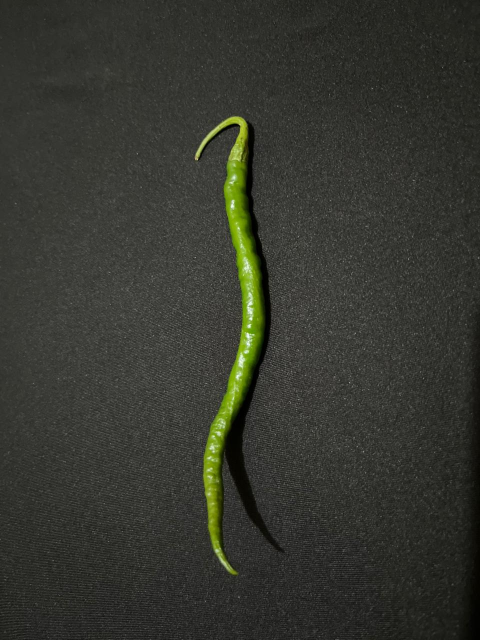
#> input picture belum matang/BM10.jpeg, 960 x 1280 px (shown at 1/2 size); its folder holds only this picture in this run
$ python -i app.py   (imports and definitions only)   (older library calls are emulated)
#> lines starting #> are read from the running program, lines starting #| are printed output that depends on the picture; after the words box and inside, x2 and y2 are one past the last pixel; in counts of white or black regions, pixels touching at a corner belong together
import streamlit as st
import zipfile
import shutil
import os
import cv2
import numpy as np
import pandas as pd
from skimage.feature import graycomatrix, graycoprops
from sklearn.preprocessing import StandardScaler
from sklearn.model_selection import train_test_split
from sklearn.svm import SVC
from sklearn.metrics import classification_report, confusion_matrix, accuracy_score
import pickle
from PIL import Image
import tempfile

# ================================================================
# KONFIGURASI PATH MODEL (UNTUK DEPLOYMENT STREAMLIT)
# ================================================================
# Model ada di root directory (sama level dengan app.py)
MODEL_PATH = "model_svm.pkl"
SCALER_PATH = "scaler.pkl"

# ================================================================
# CUSTOM CSS UNTUK TAMPILAN LEBIH MENARIK
# ================================================================
# [81 lines not run here, left out]

# ================================================================
# FUNGSI PREPROCESSING
# ================================================================
def segment_hsv(image):
    """Segmentasi multi-warna cabai: hijau, hijau kekuningan, merah, merah kekuningan"""
    hsv = cv2.cvtColor(image, cv2.COLOR_BGR2HSV)

    lower_green = np.array([35, 40, 40])
    upper_green = np.array([85, 255, 255])
    mask_green = cv2.inRange(hsv, lower_green, upper_green)

    lower_yellow_green = np.array([25, 40, 40])
    upper_yellow_green = np.array([35, 255, 255])
    mask_yellow_green = cv2.inRange(hsv, lower_yellow_green, upper_yellow_green)

    lower_red1 = np.array([0, 70, 50])
    upper_red1 = np.array([10, 255, 255])
    lower_red2 = np.array([170, 70, 50])
    upper_red2 = np.array([180, 255, 255])
    mask_red = cv2.inRange(hsv, lower_red1, upper_red1) + cv2.inRange(hsv, lower_red2, upper_red2)

    lower_orange = np.array([10, 50, 50])
    upper_orange = np.array([25, 255, 255])
    mask_orange = cv2.inRange(hsv, lower_orange, upper_orange)

    return mask_green + mask_yellow_green + mask_red + mask_orange

def apply_morphology(mask):
    """Opening + Closing untuk hilangkan noise"""
    kernel_open = np.ones((5, 5), np.uint8)
    kernel_close = np.ones((9, 9), np.uint8)
    opening = cv2.morphologyEx(mask, cv2.MORPH_OPEN, kernel_open, iterations=2)
    closing = cv2.morphologyEx(opening, cv2.MORPH_CLOSE, kernel_close, iterations=2)
    return closing

def apply_mask_to_image(image, mask):
    """Isolasi objek dari background"""
    mask_3ch = cv2.cvtColor(mask, cv2.COLOR_GRAY2BGR)
    return cv2.bitwise_and(image, mask_3ch)

def crop_object_with_padding(image, mask):
    """Crop objek dengan padding proporsional (30%)"""
    contours, _ = cv2.findContours(mask, cv2.RETR_EXTERNAL, cv2.CHAIN_APPROX_SIMPLE)

    if len(contours) == 0:
        return image

    c = max(contours, key=cv2.contourArea)
    x, y, w, h = cv2.boundingRect(c)

    padding_w = int(w * 0.3)
    padding_h = int(h * 0.3)

    x = max(0, x - padding_w)
    y = max(0, y - padding_h)
    w = min(image.shape[1] - x, w + 2 * padding_w)
    h = min(image.shape[0] - y, h + 2 * padding_h)

    return image[y:y+h, x:x+w]

def resize_with_padding(image, target_size=664):
    """Resize dengan aspect ratio + padding hitam"""
    h, w = image.shape[:2]
    scale = min(target_size / w, target_size / h)

    new_w = int(w * scale)
    new_h = int(h * scale)
    resized = cv2.resize(image, (new_w, new_h), interpolation=cv2.INTER_AREA)

    canvas = np.zeros((target_size, target_size, 3), dtype=np.uint8)

    y_offset = (target_size - new_h) // 2
    x_offset = (target_size - new_w) // 2
    canvas[y_offset:y_offset+new_h, x_offset:x_offset+new_w] = resized

    return canvas

def preprocess_image(image):
    """Pipeline preprocessing lengkap"""
    resized = cv2.resize(image, (664, 664))
    mask = segment_hsv(resized)
    morph = apply_morphology(mask)
    masked = apply_mask_to_image(resized, morph)
    cropped = crop_object_with_padding(masked, morph)
    final = resize_with_padding(cropped, target_size=664)

    return final, mask, masked, cropped

# ================================================================
# FUNGSI EKSTRAKSI FITUR
# ================================================================
# [37 lines left out: functions extract_hsv_features, extract_glcm_features, extract_features, not called in this run]

# ================================================================
# STREAMLIT UI
# ================================================================
# [19 lines not run here, left out]
# [5 lines that did not run here, left out]

# Sidebar info
# [10 lines not run here, left out]

# Mapping label
label_map_str_to_int = {
    "belum matang": 0,
    "matang": 1,
    "kematangan": 2
}

label_map_int_to_str = {
    0: "Belum Matang",
    1: "Matang",
    2: "Kematangan"
}

label_colors = {
    0: "🟢", 1: "🔴", 2: "🟠",
    "belum matang": "🟢", "matang": "🔴", "kematangan": "🟠",
    "Belum Matang": "🟢", "Matang": "🔴", "Kematangan": "🟠"
}

# ================================================================
# MENU TRAINING MODEL
# ================================================================
# [422 lines not run here, left out]

>>> import cv2
>>> picture = cv2.imread('belum matang/BM10.jpeg')
#> picture is the input picture: shape (1280, 960, 3); mean B, G, R 47.1, 54.8, 53.2
>>> result = preprocess_image(picture)
#> in preprocess_image, `resized = cv2.resize(image, (664, 664))`:
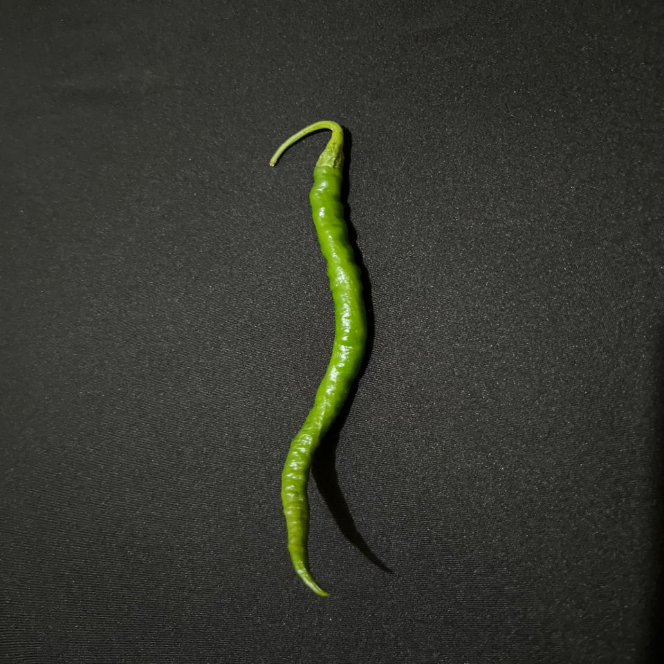
#> resized: shape (664, 664, 3); mean B, G, R 47, 54.7, 53
#> in segment_hsv, `mask_green = cv2.inRange(hsv, lower_green, upper_green)`:
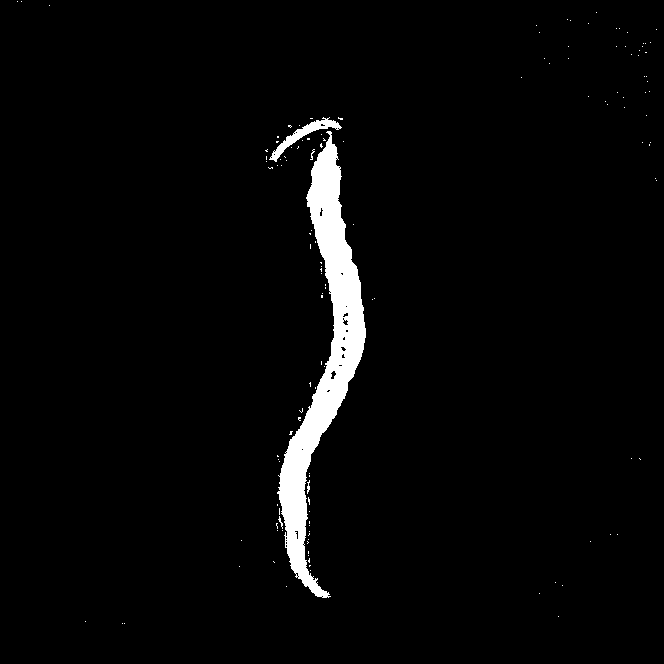
#> mask_green: shape (664, 664); 3% white; 134 white regions (130 under 20 px), largest, box (x1, y1, x2, y2) and area: (277, 131, 366, 598) 12161, (269, 117, 342, 162) 648, (307, 480, 310, 494) 25, (278, 516, 283, 529) 22
#> in segment_hsv, `mask_yellow_green = cv2.inRange(hsv, lower_yellow_green, upper_yellow_..`:
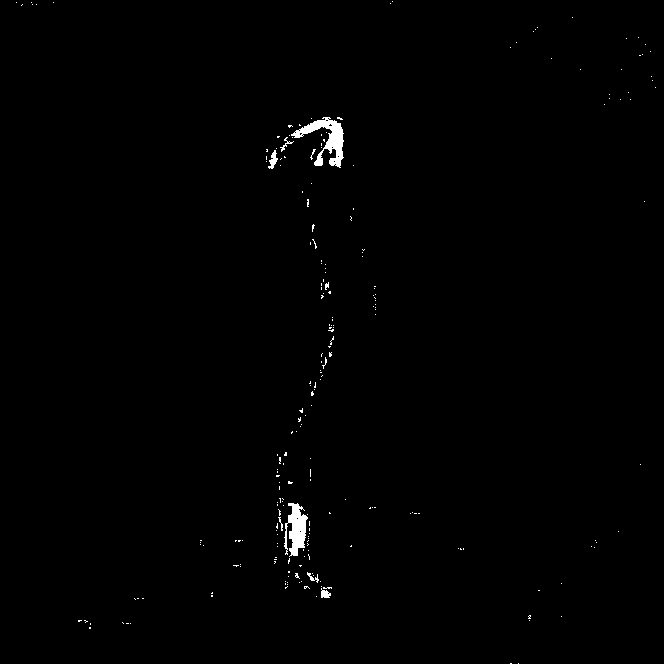
#> mask_yellow_green: shape (664, 664); 0.61% white; 233 white regions (225 under 20 px), largest, box (x1, y1, x2, y2) and area: (291, 117, 344, 168) 964, (284, 503, 308, 557) 750, (268, 150, 278, 169) 93
#> in segment_hsv, `mask_orange = cv2.inRange(hsv, lower_orange, upper_orange)`:
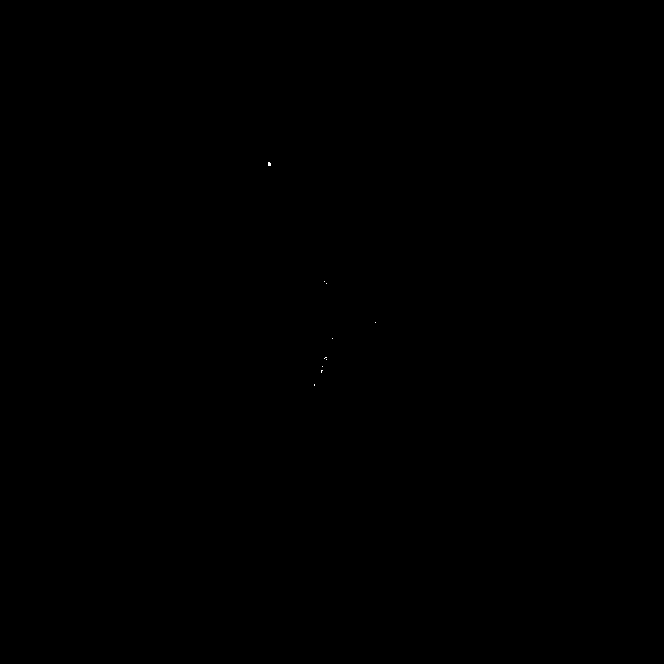
#> mask_orange: shape (664, 664); 0.01% white in thin lines or dots, all inside (x1, y1, x2, y2) = (268, 162, 376, 386)
#> in apply_mask_to_image, `return cv2.bitwise_and(image, mask_3ch)`:
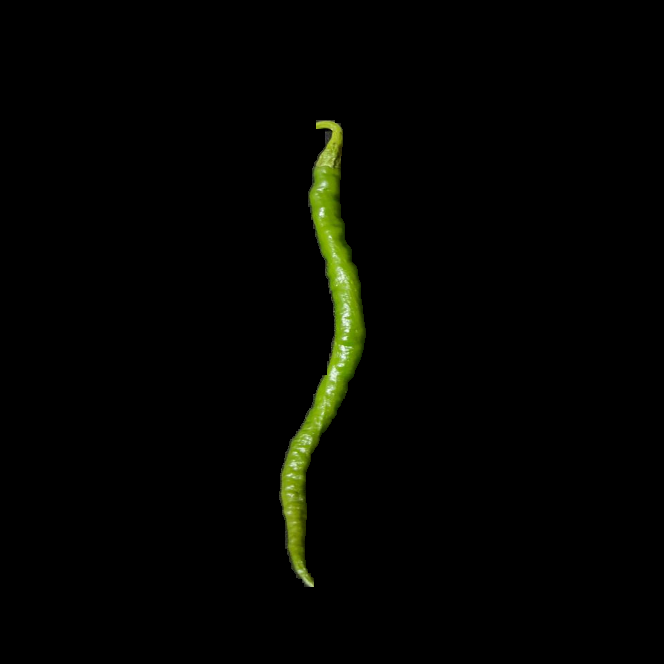
#> returned value: shape (664, 664, 3); mean of channels 0, 1, 2 1, 4, 3.2; drawn as B, G, R
#> in crop_object_with_padding, `contours, _ = cv2.findContours(mask, cv2.RETR_EXTERNAL, cv2.CHAIN_APPR..`: contours = 1 contour; box (x1, y1, x2, y2) and area: (279, 120, 366, 587) 12139
#> in crop_object_with_padding, `c = max(contours, key=cv2.contourArea)`: c = contour of 335 points, box (x1, y1, x2, y2) (279, 120, 366, 587), area 12139
#> in crop_object_with_padding, `x, y, w, h = cv2.boundingRect(c)`: x = 279; y = 120; w = 87; h = 467
#> in crop_object_with_padding, `padding_w = int(w * 0.3)`: padding_w = 26
#> in crop_object_with_padding, `padding_h = int(h * 0.3)`: padding_h = 140
#> in crop_object_with_padding, `x = max(0, x - padding_w)`: x = 253
#> in crop_object_with_padding, `y = max(0, y - padding_h)`: y = 0
#> in crop_object_with_padding, `w = min(image.shape[1] - x, w + 2 * padding_w)`: w = 139
#> in crop_object_with_padding, `h = min(image.shape[0] - y, h + 2 * padding_h)`: h = 664
#> in crop_object_with_padding, `return image[y:y+h, x:x+w]`:
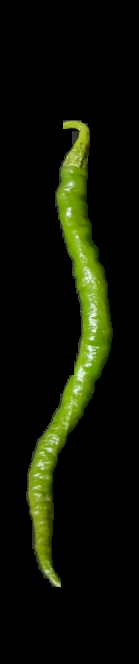
#> returned value: shape (664, 139, 3); mean of channels 0, 1, 2 4.6, 19.1, 15.1; drawn as B, G, R
#> in resize_with_padding, `canvas[y_offset:y_offset+new_h, x_offset:x_offset+new_w] = resized`:
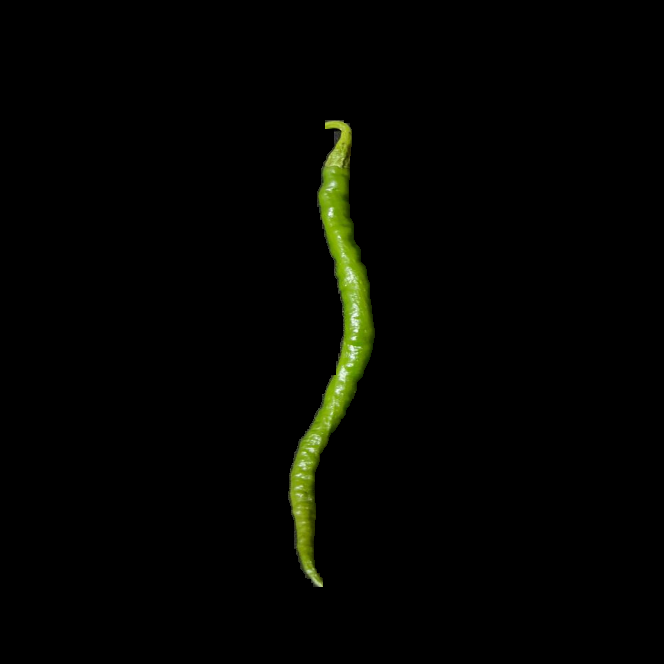
#> canvas: shape (664, 664, 3); mean B, G, R 1, 4, 3.2

$ run again, on belum matang/BM2.jpeg
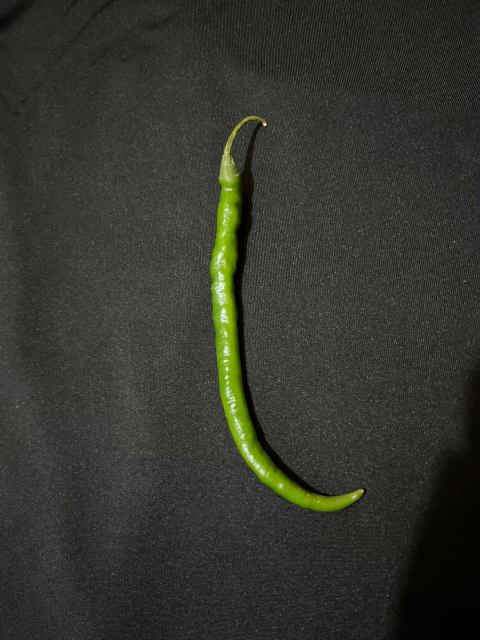
#> input picture belum matang/BM2.jpeg, 960 x 1280 px (shown at 1/2 size)
#> picture is the input picture: shape (1280, 960, 3); mean B, G, R 45.9, 53.1, 52.2
#> hsv: shape (664, 664, 3); mean H, S, V 29.8, 36.6, 53.4
#> in segment_hsv, `mask_green = cv2.inRange(hsv, lower_green, upper_green)`:
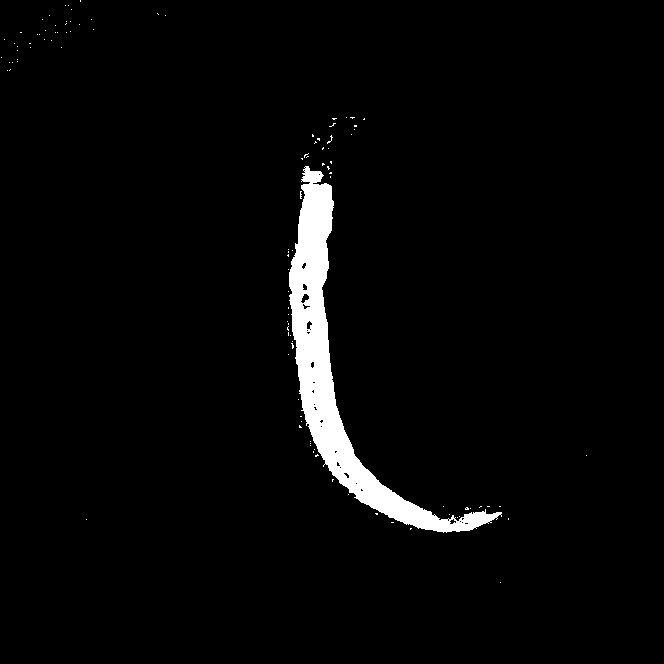
#> mask_green: shape (664, 664); 3% white; 107 white regions (106 under 20 px), largest, box (x1, y1, x2, y2) and area: (289, 166, 502, 533) 13034
#> mask_yellow_green: shape (664, 664); 0.52% white; 178 white regions (175 under 20 px), largest, box (x1, y1, x2, y2) and area: (300, 116, 370, 186) 1214, (421, 506, 504, 526) 655, (299, 191, 303, 204) 20
#> mask_red: shape (664, 664); every value is 0
#> mask_orange: shape (664, 664); 0.01% white in thin lines or dots, all inside (x1, y1, x2, y2) = (288, 119, 492, 510)
#> contours = 1 contour; box (x1, y1, x2, y2) and area: (289, 146, 495, 532) 13302
#> c = contour of 338 points, box (x1, y1, x2, y2) (289, 146, 495, 532), area 13302
#> in crop_object_with_padding, `x, y, w, h = cv2.boundingRect(c)`: x = 289; y = 146; w = 206; h = 386
#> padding_w = 61
#> padding_h = 115
#> in crop_object_with_padding, `x = max(0, x - padding_w)`: x = 228
#> in crop_object_with_padding, `y = max(0, y - padding_h)`: y = 31
#> in crop_object_with_padding, `w = min(image.shape[1] - x, w + 2 * padding_w)`: w = 328
#> in crop_object_with_padding, `h = min(image.shape[0] - y, h + 2 * padding_h)`: h = 616
#> in resize_with_padding, `canvas[y_offset:y_offset+new_h, x_offset:x_offset+new_w] = resized`:
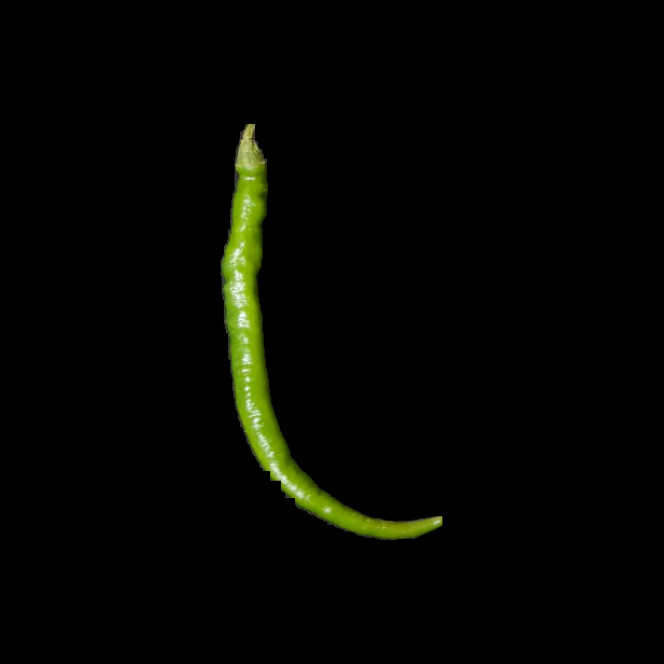
#> canvas: shape (664, 664, 3); mean B, G, R 1.3, 5.3, 4.2

$ run again, on belum matang/BM3.jpeg
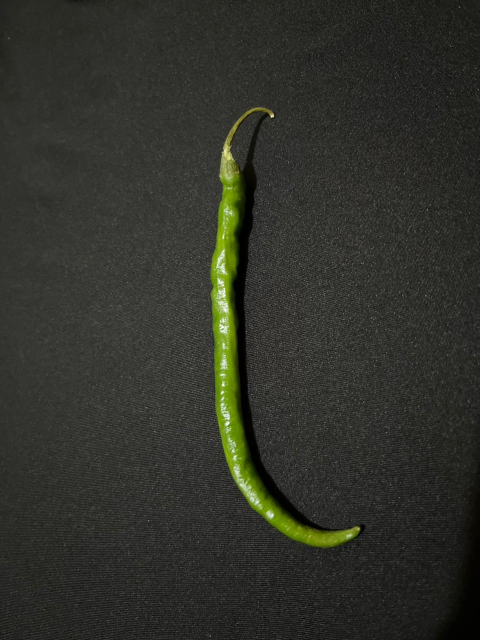
#> input picture belum matang/BM3.jpeg, 960 x 1280 px (shown at 1/2 size)
#> picture is the input picture: shape (1280, 960, 3); mean B, G, R 42.1, 49.5, 48
#> hsv: shape (664, 664, 3); mean H, S, V 34, 32.2, 49.4
#> in segment_hsv, `mask_green = cv2.inRange(hsv, lower_green, upper_green)`:
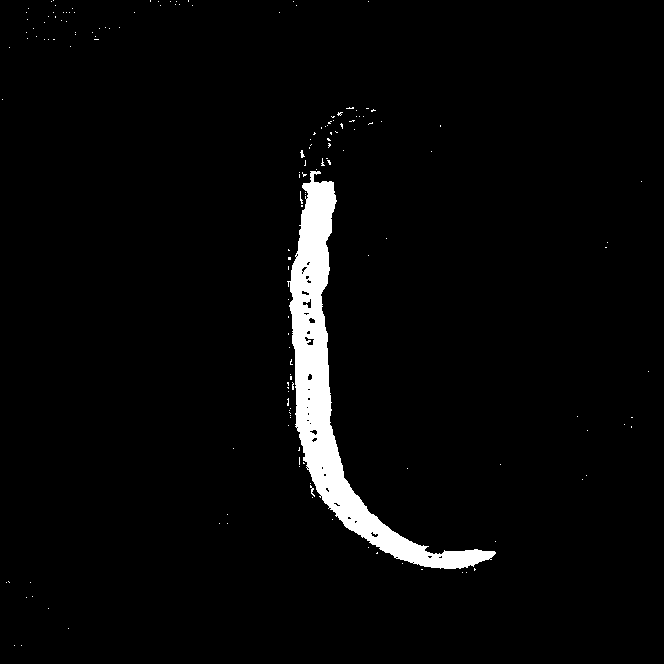
#> mask_green: shape (664, 664); 3.3% white; 159 white regions (156 under 20 px), largest, box (x1, y1, x2, y2) and area: (287, 171, 496, 569) 13929, (310, 485, 315, 497) 22, (300, 150, 305, 158) 21
#> mask_yellow_green: shape (664, 664); 0.64% white; 274 white regions (270 under 20 px), largest, box (x1, y1, x2, y2) and area: (299, 111, 380, 183) 1311, (410, 545, 499, 564) 689, (22, 595, 32, 600) 26, (291, 387, 294, 403) 24
#> mask_red: shape (664, 664); every value is 0
#> mask_orange: shape (664, 664); 0.01% white in thin lines or dots, all inside (x1, y1, x2, y2) = (288, 108, 390, 556)
#> contours = 1 contour; box (x1, y1, x2, y2) and area: (290, 144, 493, 569) 14319
#> c = contour of 321 points, box (x1, y1, x2, y2) (290, 144, 493, 569), area 14319
#> in crop_object_with_padding, `x, y, w, h = cv2.boundingRect(c)`: x = 290; y = 144; w = 203; h = 425
#> padding_w = 60
#> padding_h = 127
#> in crop_object_with_padding, `x = max(0, x - padding_w)`: x = 230
#> in crop_object_with_padding, `y = max(0, y - padding_h)`: y = 17
#> in crop_object_with_padding, `w = min(image.shape[1] - x, w + 2 * padding_w)`: w = 323
#> in crop_object_with_padding, `h = min(image.shape[0] - y, h + 2 * padding_h)`: h = 647
#> in resize_with_padding, `canvas[y_offset:y_offset+new_h, x_offset:x_offset+new_w] = resized`:
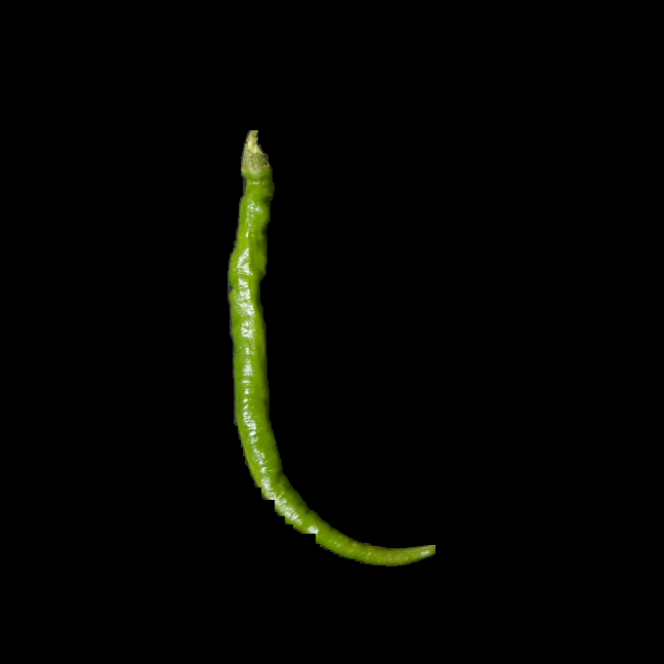
#> canvas: shape (664, 664, 3); mean B, G, R 1.3, 4.8, 3.9
